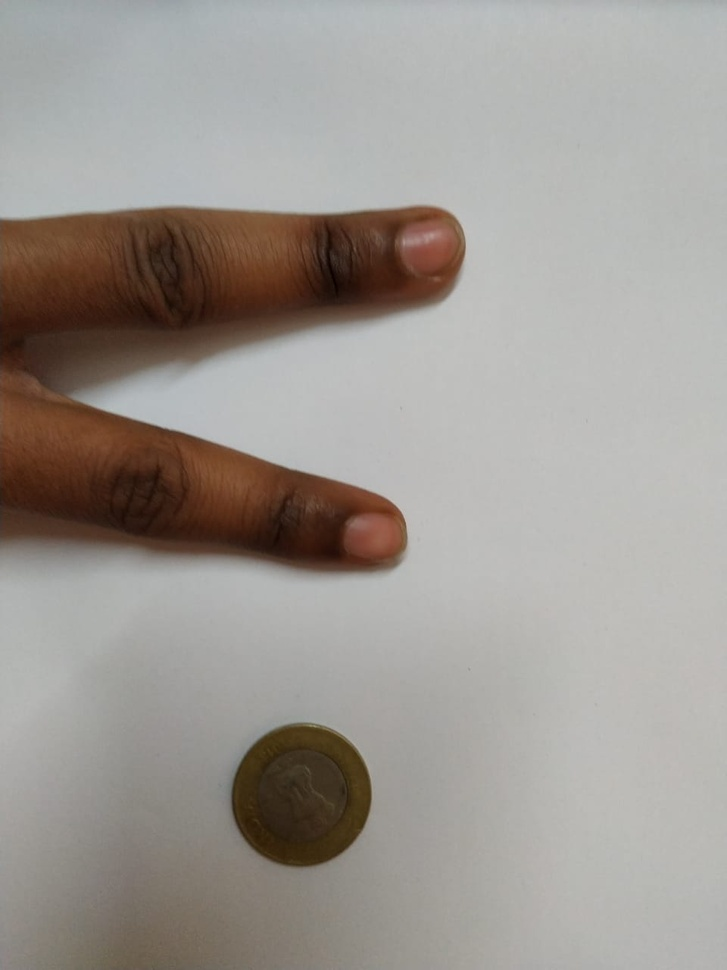
#> input picture oldimg/img14.jpeg, 727 x 970 px, shrunk from 960 x 1280 before the run, found by its file name
$ python phase1.py
#> lines starting #> are read from the running program, lines starting #| are printed output that depends on the picture
#filters usage

import numpy as np
import cv2
import scipy as sp

from matplotlib import pyplot as plt

# Image operation using thresholding
img = cv2.imread('img14.jpeg')
#> img is the input picture: shape (970, 727, 3); mean B, G, R 147.2, 152.7, 158.2

cv2.namedWindow("output1", cv2.WINDOW_GUI_NORMAL)
cv2.namedWindow("output2", cv2.WINDOW_GUI_NORMAL)
gray = cv2.cvtColor(img, cv2.COLOR_BGR2GRAY) #conversion to grayscale
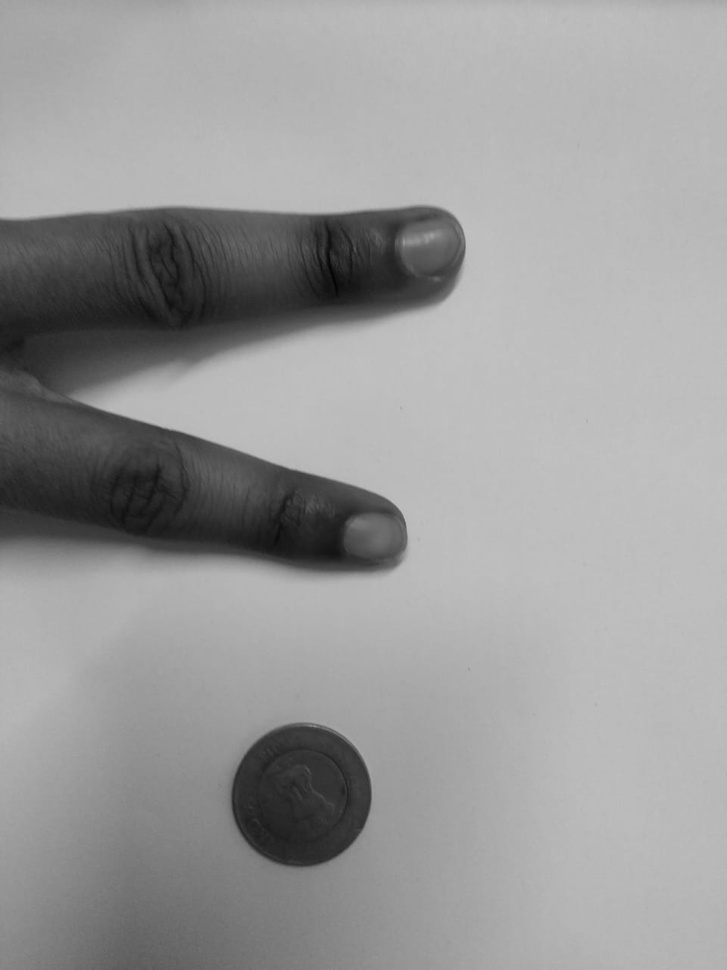
#> gray: shape (970, 727); min 3, max 196, mean 153.7
img1 = cv2.GaussianBlur(img,(5,5),0)
img1 = cv2.medianBlur(img1,5,5)
img1= cv2.bilateralFilter(img1,9,75,75)


cv2.imshow('output1',img)
cv2.imshow('output2',img1)
cv2.waitKey(0)

$ run again, with oldimg/img1.jpeg copied over oldimg/img14.jpeg
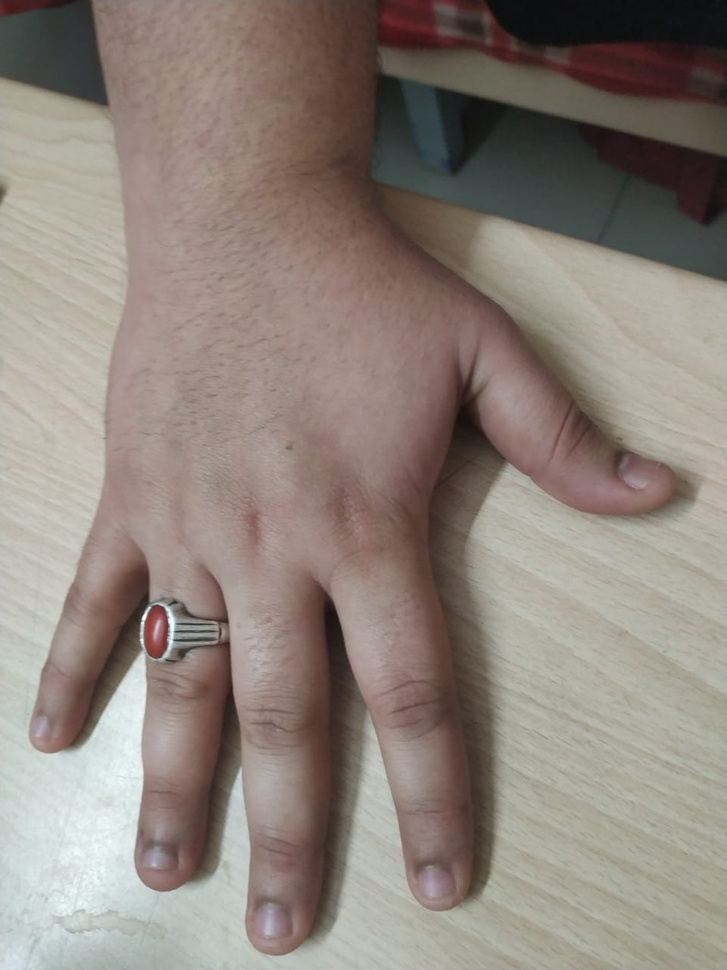
#> input picture oldimg/img1.jpeg, 727 x 970 px, shrunk from 960 x 1280 before the run, found by its file name
#> img is the input picture: shape (970, 727, 3); mean B, G, R 123.5, 131.5, 142.3
#> `gray = cv2.cvtColor(img, cv2.COLOR_BGR2GRAY)`:
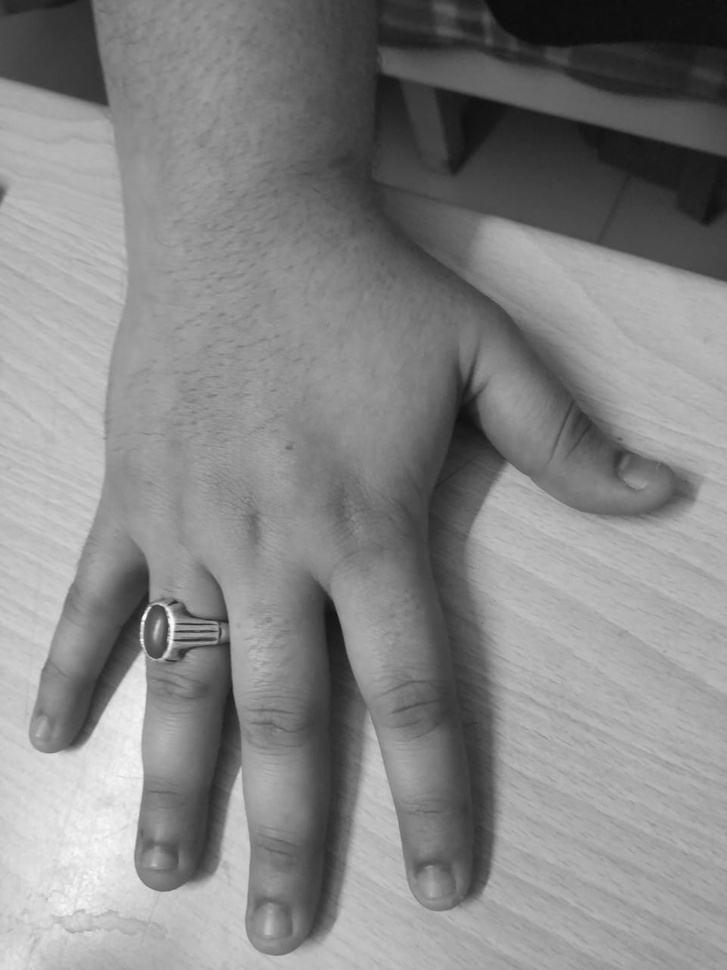
#> gray: shape (970, 727); min 11, max 254, mean 133.8

$ run again, with oldimg/img10.jpeg copied over oldimg/img14.jpeg
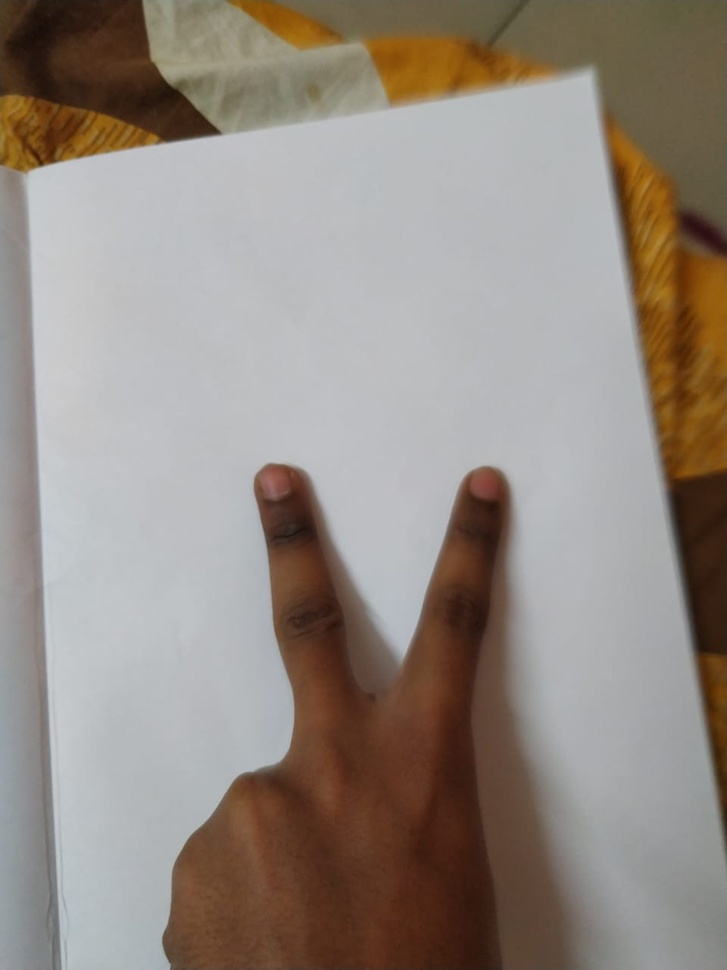
#> input picture oldimg/img10.jpeg, 727 x 970 px, shrunk from 960 x 1280 before the run, found by its file name
#> img is the input picture: shape (970, 727, 3); mean B, G, R 130.8, 138.8, 148.6
#> `gray = cv2.cvtColor(img, cv2.COLOR_BGR2GRAY)`:
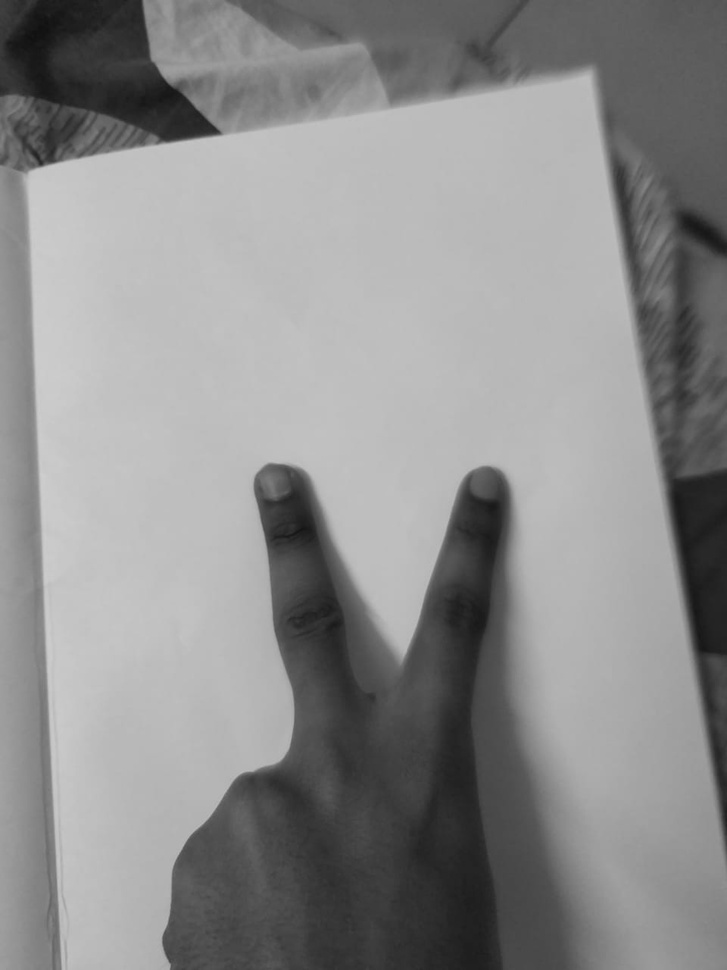
#> gray: shape (970, 727); min 16, max 206, mean 140.8

$ run again, with oldimg/img11.jpeg copied over oldimg/img14.jpeg
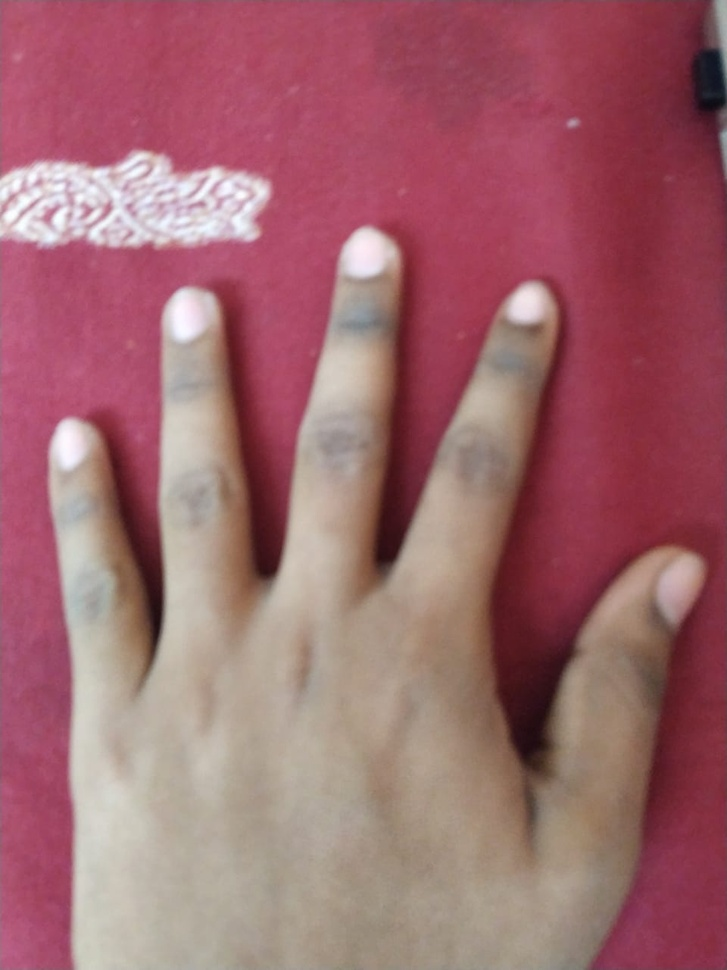
#> input picture oldimg/img11.jpeg, 727 x 970 px, shrunk from 960 x 1280 before the run, found by its file name
#> img is the input picture: shape (970, 727, 3); mean B, G, R 110.2, 104.1, 159.3
#> `gray = cv2.cvtColor(img, cv2.COLOR_BGR2GRAY)`:
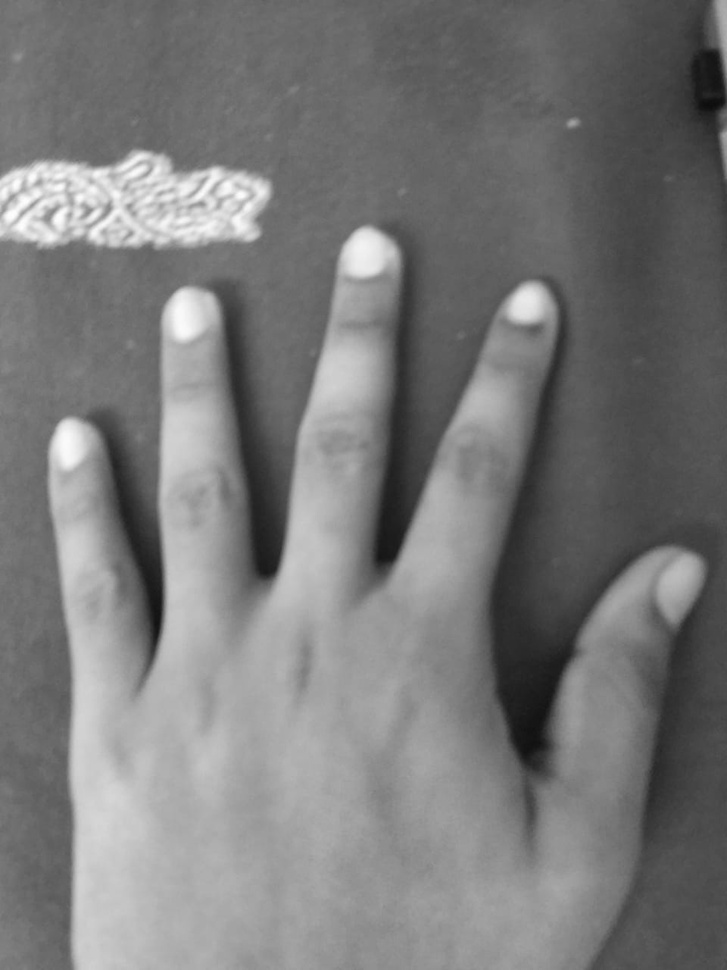
#> gray: shape (970, 727); min 12, max 255, mean 121.4
